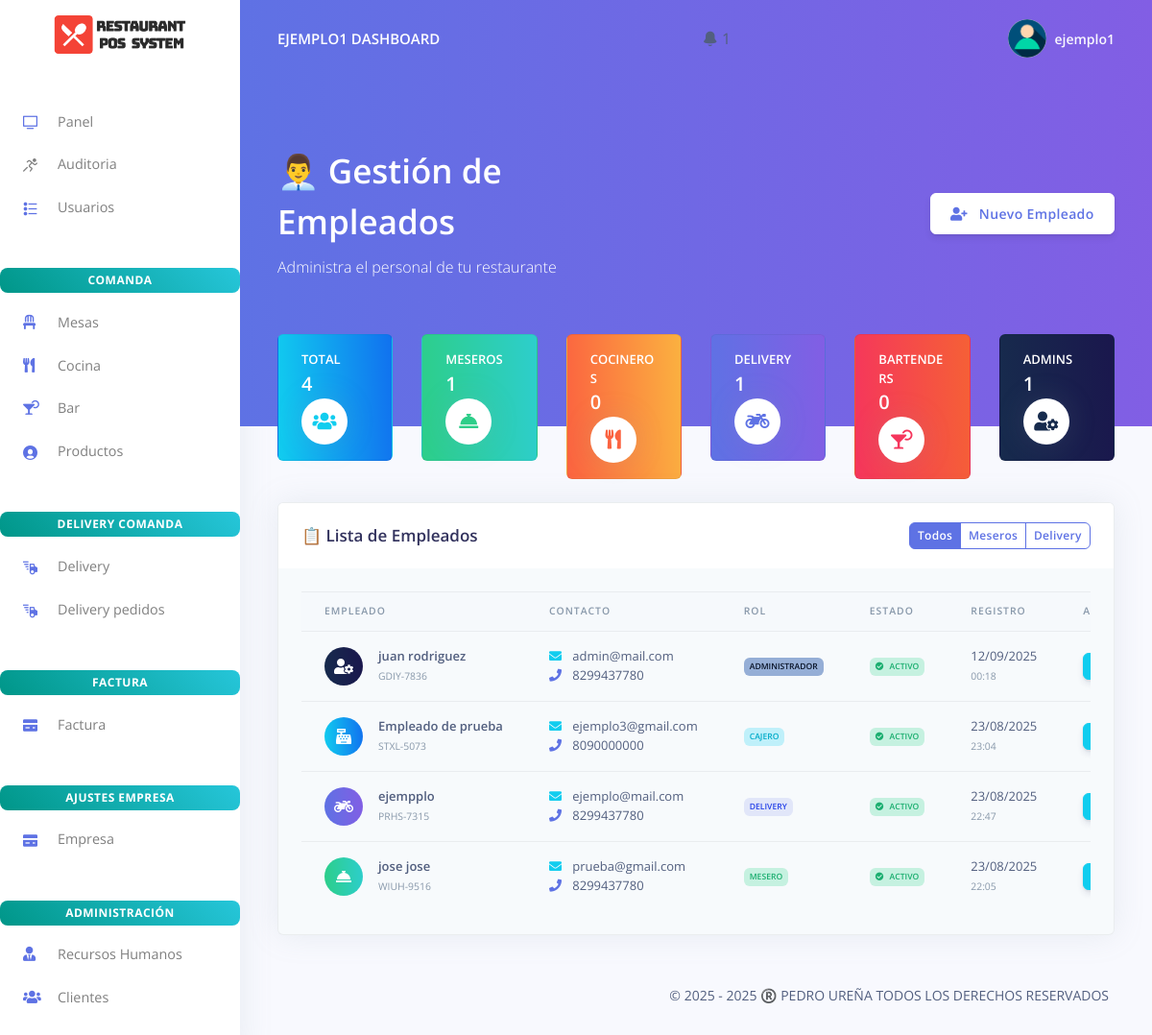
The app's page /hrm/hrm.php (signed in) with its own data.
### tables this page shows
CREATE TABLE `rpos_admin` (
  `admin_id` varchar(200) NOT NULL,
  `admin_name` varchar(200) NOT NULL,
  `admin_email` varchar(200) NOT NULL,
  `admin_password` varchar(200) NOT NULL,
  `activation_key` varchar(200) DEFAULT NULL,
  `estado` enum('Activo','Inactivo') DEFAULT 'Inactivo',
  `activation_expiry` datetime DEFAULT NULL
);

CREATE TABLE `rpos_staff` (
  `staff_id` int(20) NOT NULL,
  `staff_name` varchar(200) NOT NULL,
  `staff_number` varchar(200) NOT NULL,
  `staff_email` varchar(200) NOT NULL,
  `staff_password` varchar(200) NOT NULL,
  `created_at` timestamp(6) NOT NULL DEFAULT current_timestamp(6) ON UPDATE current_timestamp(6),
  `rol` enum('Mesero','Cocinero','Bartender','Delivery','Cajero','Administrador') DEFAULT 'Mesero',
  `telefono` varchar(20) DEFAULT NULL,
  `direccion` text DEFAULT NULL,
  `estado` enum('Activo','Inactivo') DEFAULT 'Activo',
  `activation_key` varchar(200) DEFAULT NULL
);

### hrm/hrm.php (the view, shortened to what the rows shown need)
<?php
include('../config/config.php');
require_once('../partials/_head.php');
?>
<body>
  <div class="main-content">
    <?php require_once('../partials/_topnav.php'); ?>
    <div class="header bg-gradient-primary pb-8 pt-5 pt-md-8">
      <div class="container-fluid">
        <div class="header-body">
          <div class="row align-items-center py-4">
            <div class="col-lg-6 col-7">
              <h1 class="display-3 text-white">👨‍💼 Gestión de Empleados</h1>
            </div>
          </div>
        </div>
      </div>
    </div>
    <div class="container-fluid mt--7">
      <div class="row">
        <div class="col-12">
          <div class="card bg-secondary shadow">
            <div class="card-body">
              <div class="table-responsive">
                <table class="table align-items-center table-flush" id="empleadosTable">
                  <thead class="thead-light">
                    <tr>
                      <th>Empleado</th>
                      <th>Contacto</th>
                      <th>Rol</th>
                      <th>Estado</th>
                      <th>Registro</th>
                      <th>Acciones</th>
                    </tr>
                  </thead>
                  <tbody>
                    <?php
                    $ret = "SELECT * FROM rpos_staff ORDER BY created_at DESC";
                    $stmt = $mysqli->prepare($ret);
                    $stmt->execute();
                    $res = $stmt->get_result();
                    if ($res->num_rows > 0) {
                      while ($staff = $res->fetch_object()) {
                        $rol_class = [
                          'Cajero' => 'info',
                          'Mesero' => 'success',
                          'Cocinero' => 'warning',
                          'Bartender' => 'danger',
                          'Delivery' => 'primary',
                          'Administrador' => 'default'
                        ][$staff->rol] ?? 'secondary';
                        $estado_class = $staff->estado == 'Activo' ? 'success' : 'secondary';
                        $estado_icon = $staff->estado == 'Activo' ? 'fa-check-circle' : 'fa-times-circle';
                    ?>
                        <tr data-rol="<?php echo $staff->rol; ?>">
                          <td>
                            <div class="d-flex align-items-center">
                              <div class="avatar bg-gradient-<?php echo $rol_class; ?> rounded-circle mr-3">
                                <i class="fas
                                <?php
                                switch ($staff->rol) {
                                  case 'Cajero':
                                    echo 'fa-cash-register';
                                    break;
                                  case 'Mesero':
                                    echo 'fa-concierge-bell';
                                    break;
                                  case 'Delivery':
                                    echo 'fa-motorcycle';
                                    break;
                                  case 'Administrador':
                                    echo 'fa-user-cog';
                                    break;
                                }
                                ?>
                                text-white">
                                </i>
                              </div>
                              <div>
                                <span class="font-weight-bold"><?php echo htmlspecialchars($staff->staff_name); ?></span>
                                <br>
                                <small class="text-muted"><?php echo htmlspecialchars($staff->staff_number); ?></small>
                              </div>
                            </div>
                          </td>
                          <td>
                            <?php if ($staff->staff_email): ?>
                              <i class="fas fa-envelope text-info mr-2"></i> <?php echo htmlspecialchars($staff->staff_email); ?>
                              <br>
                            <?php endif; ?>
                            <?php if ($staff->telefono): ?>
                              <i class="fas fa-phone text-primary mr-2"></i> <?php echo htmlspecialchars($staff->telefono); ?>
                            <?php endif; ?>
                          </td>
                          <td>
                            <span class="badge badge-<?php echo $rol_class; ?>">
                              <?php echo $staff->rol; ?>
                            </span>
                          </td>
                          <td>
                            <span class="badge badge-<?php echo $estado_class; ?>">
                              <i class="fas <?php echo $estado_icon; ?> mr-1"></i>
                              <?php echo $staff->estado; ?>
                            </span>
                          </td>
                          <td>
                            <?php echo date('d/m/Y', strtotime($staff->created_at)); ?>
                            <br>
                            <small class="text-muted"><?php echo date('H:i', strtotime($staff->created_at)); ?></small>
                          </td>
                          <td>
                            <div class="btn-group" role="group">
                              <a href="update_staff.php?update=<?php echo $staff->staff_id; ?>" class="btn btn-sm btn-info" title="Editar">
                              </a>
                            </div>
                          </td>
                        </tr>
                    <?php
                      }
                    } else {
                      echo '<tr><td colspan="6" class="text-center py-4">No hay empleados registrados</td></tr>';
                    }
                    ?>
                  </tbody>
                </table>
              </div>
            </div>
          </div>
        </div>
      </div>
    </div>
  </div>
  <link rel="stylesheet" type="text/css" href="https://cdn.datatables.net/1.11.3/css/dataTables.bootstrap4.min.css">
</body>
</html>

### partials/_topnav.php (shortened to what the rows shown need)
<?php
$current_path = $_SERVER['PHP_SELF'];
$folders = ['factura', 'delivery', 'auditoria', 'cocina', 'mesas', 'bar', 'usuario', 'hrm', 'customes', 'products', 'empresa', 'notificaciones'];
$is_in_subfolder = false;
foreach ($folders as $folder) {
    if (strpos($current_path, "/$folder/") !== false) {
        $is_in_subfolder = true;
        break;
    }
}
$base_path = $is_in_subfolder ? '../' : '';
$user_id = $_SESSION['user_id'] ?? null;
$rol     = $_SESSION['rol'] ?? null;
$user = null;
if ($user_id && $rol) {
    if ($rol === 'admin') {
        $query = "SELECT admin_name AS nombre FROM rpos_admin WHERE admin_id = ?";
    } else {
        $query = "SELECT staff_name AS nombre FROM rpos_staff WHERE staff_id = ?";
    }
    $stmt = $mysqli->prepare($query);
    $stmt->bind_param("s", $user_id);
    $stmt->execute();
    $res = $stmt->get_result();
    $user = $res->fetch_object();
}
?>
<?php if (!empty($user)) { ?>
    <nav class="navbar navbar-top navbar-expand-md navbar-dark" id="navbar-main">
        <div class="container-fluid">
            <a class="h4 mb-0 text-white text-uppercase d-none d-lg-inline-block" href="<?php echo $base_path; ?>dashboard.php">
                <?php echo htmlspecialchars($user->nombre); ?> Dashboard
            </a>
            <li class="nav-item dropdown">
                <a class="nav-link" href="#" role="button" data-toggle="dropdown" aria-haspopup="true" aria-expanded="false">
                    <i class="ni ni-bell-55"></i>
                    <?php
                    $query_count = "SELECT COUNT(*) as count FROM rpos_notificaciones WHERE estado = 'pendiente'";
                    $count_result = $mysqli->query($query_count);
                    $count = $count_result->fetch_object()->count;
                    if ($count > 0): ?>
                        <span class="notification-badge"><?php echo $count; ?></span>
                    <?php endif; ?>
                </a>
            </li>
<ul class="navbar-nav align-items-center d-none d-md-flex">
    <li class="nav-item dropdown">
        <a class="nav-link pr-0" href="#" role="button" data-toggle="dropdown">
            <div class="media align-items-center">
                <span class="avatar avatar-sm rounded-circle">
                    <img alt="Image placeholder" src="<?php echo $base_path; ?>assets/img/theme/user-a-min.png">
                </span>
                <div class="media-body ml-2 d-none d-lg-block">
                    <span class="mb-0 text-sm font-weight-bold"><?php echo htmlspecialchars($user->nombre); ?></span>
                </div>
            </div>
        </a>
    </li>
</ul>
        </div>
    </nav>
<?php } ?>

### records on screen
rpos_admin: admin_name "EJEMPLO1", admin_name "ejemplo1"
rpos_staff: staff_name "juan rodriguez", staff_number "GDIY-7836", staff_email "admin@mail.com", telefono "8299437780", rol "ADMINISTRADOR", estado "ACTIVO", created_at "12/09/2025", created_at "00:18"
rpos_staff: staff_name "Empleado de prueba", staff_number "STXL-5073", staff_email "ejemplo3@gmail.com", telefono "8090000000", rol "CAJERO", estado "ACTIVO", created_at "23/08/2025", created_at "23:04"
rpos_staff: staff_name "ejempplo", staff_number "PRHS-7315", staff_email "ejemplo@mail.com", telefono "8299437780", rol "DELIVERY", estado "ACTIVO", created_at "23/08/2025", created_at "22:47"
rpos_staff: staff_name "jose jose", staff_number "WIUH-9516", staff_email "prueba@gmail.com", telefono "8299437780", rol "MESERO", estado "ACTIVO", created_at "23/08/2025", created_at "22:05"

### other values on screen
$count "1"
$stmt->get_result()->fetch_object()->total "4"
$stmt->get_result()->fetch_object()->total "1"
$stmt->get_result()->fetch_object()->total "0"
